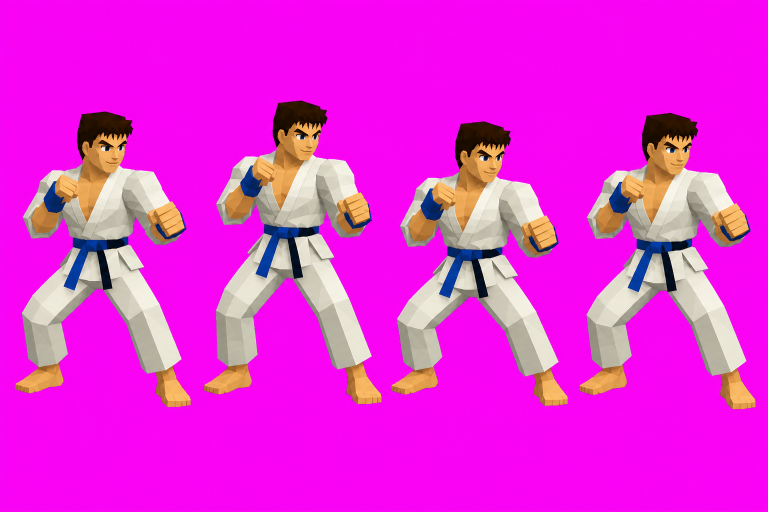
#> input picture dojo-art-raw/fighters/matt/raw_matt_idle_sheet.png, 1536 x 1024 px (shown at 1/2 size); its folder holds 5 pictures in this run
$ python process_matt_sheets.py
#> lines starting #> are read from the running program, lines starting #| are printed output that depends on the picture; after the words box and inside, x2 and y2 are one past the last pixel; in counts of white or black regions, pixels touching at a corner belong together
#> in chroma_key_rgba, rgb is the input picture: shape (1024, 1536, 3); mean R, G, B 231.8, 42.7, 218.1
#!/usr/bin/env python3
"""Slice Matt action sheets: chroma-key magenta, ~512px frames, contact sheet."""

from __future__ import annotations

from collections import deque
from pathlib import Path

import numpy as np
from PIL import Image, ImageDraw, ImageFont

ROOT = Path(__file__).resolve().parent
ANIMS: list[tuple[str, int]] = [
    ("idle", 4),
    ("punch", 4),
    ("kick", 4),
    ("jump", 4),
    ("block", 2),
    ("crouch", 2),
    ("sweep", 4),
]
CANVAS_H = 512
IDLE_TARGET_H = 440
PAD_X = 36
CONTACT_CELL_W = 300
CONTACT_LABEL_H = 40
CONTACT_BG = (18, 18, 22, 255)
CONTACT_FG = (255, 255, 255, 255)


def magenta_mask(rgb: np.ndarray) -> np.ndarray:
    r = rgb[:, :, 0].astype(np.int16)
    g = rgb[:, :, 1].astype(np.int16)
    b = rgb[:, :, 2].astype(np.int16)
    return (r >= 175) & (b >= 170) & (g <= 95) & ((r + b - 2 * g) >= 200)
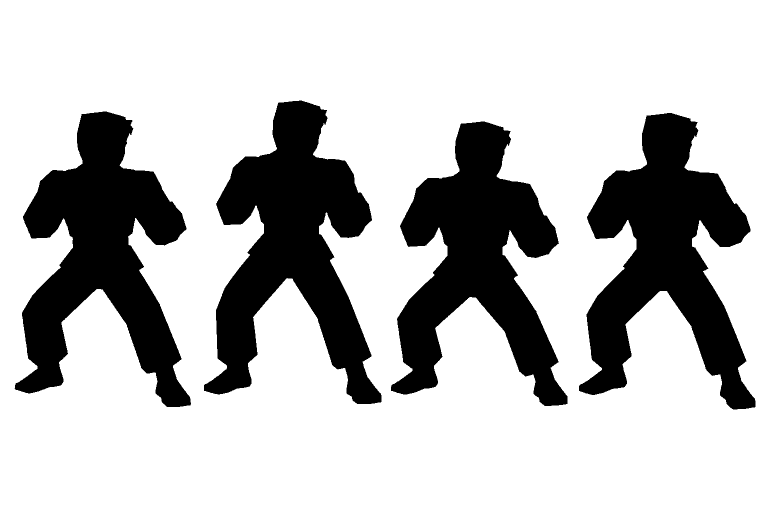
#> returned value: shape (1024, 1536) bool (shown at 1/2 size); 75.1% white; 4 black regions, box (x1, y1, x2, y2) and area: (408, 201, 763, 808) 100258, (1158, 226, 1511, 819) 98506, (29, 223, 382, 814) 98188, (782, 243, 1135, 812) 94865


def chroma_key_rgba(im: Image.Image) -> Image.Image:
    rgb = np.asarray(im.convert("RGB"))
    mag = magenta_mask(rgb)
    alpha = np.where(mag, 0, 255).astype(np.uint8)
    # 1px erode to eat pink fringe.
    padded = np.pad((alpha > 0).astype(np.uint8), 1, mode="constant")
#> padded: shape (1026, 1538); values 0 (black) and 1 (white), 24.8% white; 4 white regions, box (x1, y1, x2, y2) and area: (409, 202, 764, 809) 100258, (1159, 227, 1512, 820) 98506, (30, 224, 383, 815) 98188, (783, 244, 1136, 813) 94865
    eroded = np.ones(alpha.shape, dtype=bool)
    for dy in (0, 1, 2):
        for dx in (0, 1, 2):
            eroded &= padded[dy : dy + alpha.shape[0], dx : dx + alpha.shape[1]].astype(bool)
#> eroded: shape (1024, 1536) bool; 24.1% white; 4 white regions, box (x1, y1, x2, y2) and area: (409, 202, 762, 807) 97042, (1159, 227, 1510, 818) 95310, (31, 224, 381, 813) 94983, (783, 244, 1134, 811) 91762
    alpha = np.where(eroded, 255, 0).astype(np.uint8)
    out = np.zeros((rgb.shape[0], rgb.shape[1], 4), dtype=np.uint8)
    out[:, :, :3] = rgb
    out[:, :, 3] = alpha
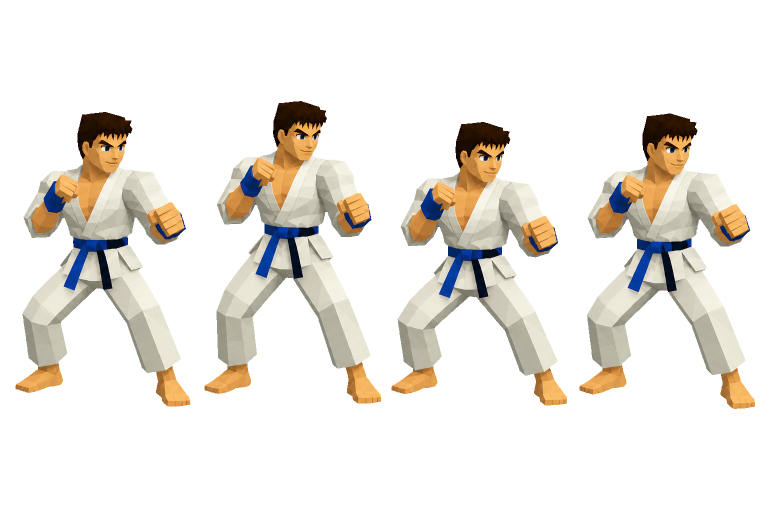
#> out: shape (1024, 1536, 4) (shown at 1/2 size); mean R, G, B, A 231.8, 42.7, 218.1, 61.5; transparent parts drawn white
    r, g, b = out[:, :, 0].astype(np.int16), out[:, :, 1].astype(np.int16), out[:, :, 2].astype(np.int16)
    spill = (alpha > 0) & (r >= 160) & (b >= 160) & (g <= 120)
#> spill: shape (1024, 1536) bool; every value is 0
    if spill.any():
        out[:, :, 0] = np.where(spill, np.clip((r + g) // 2, 0, 255), out[:, :, 0])
        out[:, :, 2] = np.where(spill, np.clip((b + g) // 2, 0, 255), out[:, :, 2])
    return Image.fromarray(out, "RGBA")


def core_flood_owners(opaque: np.ndarray, count: int) -> np.ndarray:
    """Assign overflowed limbs to the character whose torso-core they connect to."""
#> called with count = 4
    h, w = opaque.shape
#> h = 1024; w = 1536
    pw = w // count
#> pw = 384
    margin = max(8, int(pw * 0.22))
#> margin = 84
    owned = np.zeros((h, w), dtype=np.int16)
    seeds: list[list[tuple[int, int]]] = [[] for _ in range(count)]
    for i in range(count):
        x0 = i * pw + margin
        x1 = (i + 1) * pw - margin
        ys, xs = np.where(opaque[:, x0:x1])
        if len(xs) == 0:
            # Fall back to full column if the core is empty.
            ys, xs = np.where(opaque[:, i * pw : (i + 1) * pw])
            x0 = i * pw
        owned[ys, xs + x0] = i + 1
        # Seed from a sparse subset so the queue stays small.
        if len(xs) > 0:
            step = max(1, len(xs) // 400)
            for y, x in zip(ys[::step], xs[::step]):
                seeds[i].append((int(y), int(x + x0)))
#> this loop made 4 passes
#> step on passes 1 to 4: 177, 184, 170, 175

    neigh = ((-1, 0), (1, 0), (0, -1), (0, 1))
    for i, seed_list in enumerate(seeds):
        q = deque(seed_list)
        cid = i + 1
        while q:
            y, x = q.popleft()
            for dy, dx in neigh:
                ny, nx = y + dy, x + dx
                if ny < 0 or ny >= h or nx < 0 or nx >= w:
                    continue
                if not opaque[ny, nx] or owned[ny, nx] != 0:
                    continue
                owned[ny, nx] = cid
                q.append((ny, nx))
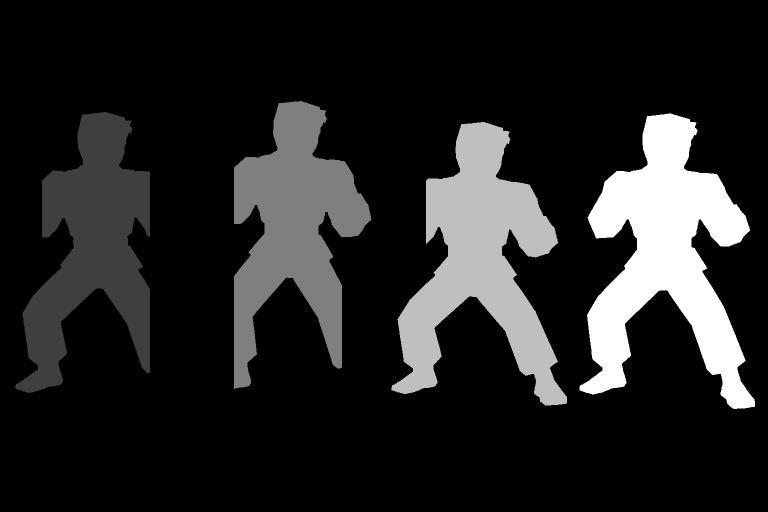
#> owned: shape (1024, 1536) int16 (shown at 1/2 size); min 0, max 4, mean 0.559; drawn with min black and max white
    return owned


def extract_panel_images(sheet: Image.Image, count: int) -> list[dict]:
    keyed = chroma_key_rgba(sheet)
    arr = np.asarray(keyed)
    opaque = arr[:, :, 3] > 8
    owned = core_flood_owners(opaque, count)
    rows = []
    h, w = opaque.shape
#> h = 1024; w = 1536
    for i in range(count):
        mask = owned == (i + 1)
        # Drop tiny islands / leftover panel bleed.
        ys, xs = np.where(mask)
        if len(xs) < 80:
            raise RuntimeError(f"Panel {i} has too few owned pixels ({len(xs)})")
        x0, x1 = int(xs.min()), int(xs.max()) + 1
        y0, y1 = int(ys.min()), int(ys.max()) + 1
        # Extra pad.
        pad = 6
        x0, y0 = max(0, x0 - pad), max(0, y0 - pad)
        x1, y1 = min(w, x1 + pad), min(h, y1 + pad)
        crop = arr[y0:y1, x0:x1].copy()
        crop_mask = mask[y0:y1, x0:x1]
        crop[:, :, 3] = np.where(crop_mask, crop[:, :, 3], 0)
        # Trim again after mask apply (removes unused pad).
        a = crop[:, :, 3]
        ys2, xs2 = np.where(a > 8)
        x0b, x1b = int(xs2.min()), int(xs2.max()) + 1
        y0b, y1b = int(ys2.min()), int(ys2.max()) + 1
        crop = crop[y0b:y1b, x0b:x1b]
        rows.append(
            {
                "image": Image.fromarray(crop, "RGBA"),
                "cw": crop.shape[1],
                "ch": crop.shape[0],
                "top": y0 + y0b,
                "bottom": y0 + y1b,
                "sheet_h": h,
            }
        )
#> this loop made 4 passes
#> (x0, x1, y0, y1, x1b, y1b) on passes 1 to 4: (25, 306, 218, 792, 275, 568), (462, 749, 196, 784, 281, 582), (777, 1140, 238, 817, 357, 573), (1153, 1516, 221, 824, 357, 597)
#> pass 1, in extract_panel_images, `crop_mask = mask[y0:y1, x0:x1]`:
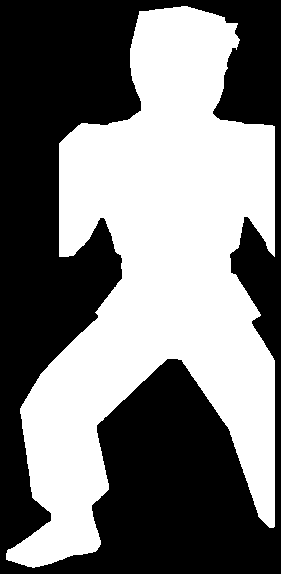
#> crop_mask: shape (574, 281) bool; 47.8% white; 1 white region, box (x1, y1, x2, y2) and area: (6, 6, 275, 568) 77153
#> after the loop:
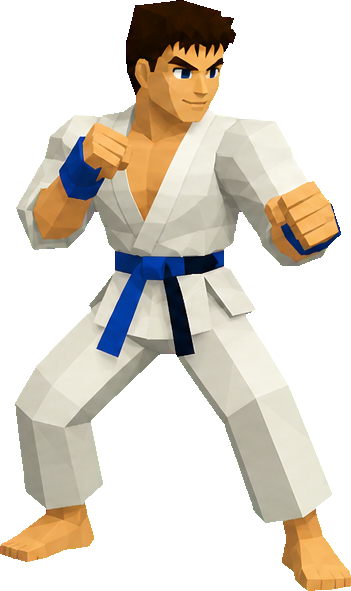
#> crop: shape (591, 351, 4); mean R, G, B, A 216.2, 79, 194.7, 117.2; transparent parts drawn white
#> after the loop:
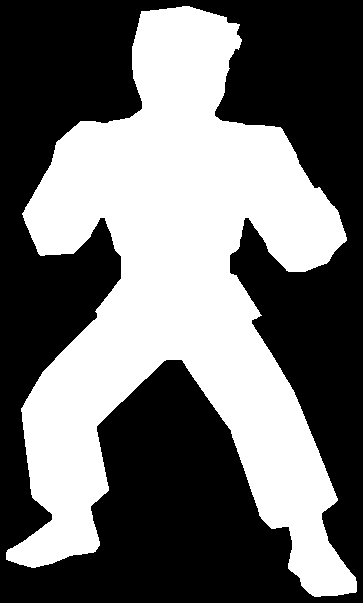
#> crop_mask: shape (603, 363) bool; 43.5% white; 1 white region, box (x1, y1, x2, y2) and area: (6, 6, 357, 597) 95310
#> after the loop:
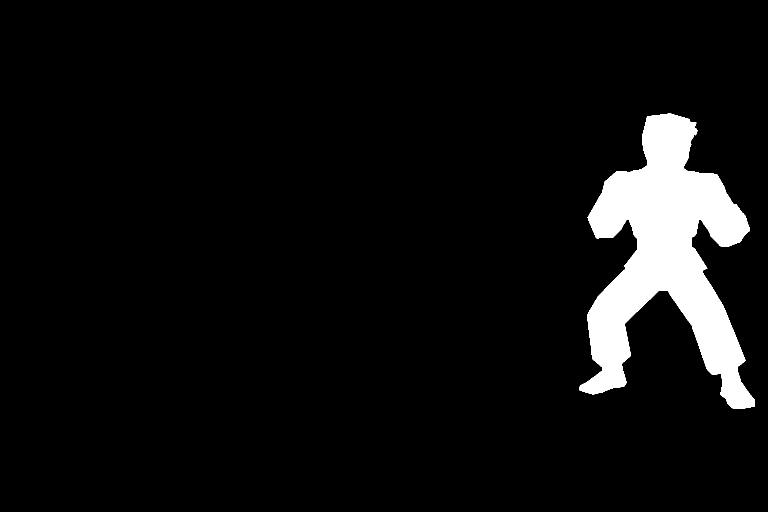
#> mask: shape (1024, 1536) bool (shown at 1/2 size); 6.1% white; 1 white region, box (x1, y1, x2, y2) and area: (1159, 227, 1510, 818) 95310
#> after the loop, rows = 4 items
    return rows


def compose_frame(crop: Image.Image, scale: float, canvas_w: int, canvas_h: int, dest_bottom: int) -> Image.Image:
    nw = max(1, int(round(crop.width * scale)))
    nh = max(1, int(round(crop.height * scale)))
    # Never exceed canvas; shrink this frame only if needed (block was oversized).
    fit = min(1.0, (canvas_h - 2) / nh, (canvas_w - 8) / nw)
    if fit < 1.0:
        nw = max(1, int(round(nw * fit)))
        nh = max(1, int(round(nh * fit)))
    scaled = crop.resize((nw, nh), Image.Resampling.LANCZOS)
    canvas = Image.new("RGBA", (canvas_w, canvas_h), (0, 0, 0, 0))
    x = (canvas_w - nw) // 2
    y = dest_bottom - nh
    y = max(0, min(y, canvas_h - nh))
    x = max(0, min(x, canvas_w - nw))
    canvas.paste(scaled, (x, y), scaled)
    return canvas


def label_font(size: int) -> ImageFont.ImageFont:
    for path in (
        "/usr/share/fonts/truetype/dejavu/DejaVuSans-Bold.ttf",
        "/usr/share/fonts/truetype/dejavu/DejaVuSans.ttf",
        "/usr/share/fonts/truetype/liberation/LiberationSans-Bold.ttf",
    ):
        if Path(path).exists():
            return ImageFont.truetype(path, size)
    return ImageFont.load_default()


def main() -> None:
    measured: dict[str, list[dict]] = {}
    for anim, count in ANIMS:
        path = ROOT / f"raw_matt_{anim}_sheet.png"
        measured[anim] = extract_panel_images(Image.open(path), count)
        print(f"{anim}: heights {[r['ch'] for r in measured[anim]]} widths {[r['cw'] for r in measured[anim]]}")
#| idle: heights [562, 576, 567, 591] widths [269, 275, 351, 351]

    idle_h = measured["idle"][0]["ch"]
    max_ch = max(r["ch"] for rows in measured.values() for r in rows)
    scale = min(IDLE_TARGET_H / idle_h, (CANVAS_H - 8) / max_ch)
    print(f"idle_h={idle_h} max_ch={max_ch} scale={scale:.4f}")

    max_scaled_w = max(int(round(r["cw"] * scale)) for rows in measured.values() for r in rows)
    canvas_w = max(512, max_scaled_w + PAD_X * 2)
    canvas_h = CANVAS_H
    print(f"canvas={canvas_w}x{canvas_h}")

    frames: dict[str, list[Image.Image]] = {}
    for anim, rows in measured.items():
        max_bottom = max(r["bottom"] for r in rows)
        anim_frames = []
        for i, r in enumerate(rows):
            if anim == "jump":
                lift = int(round((max_bottom - r["bottom"]) * scale))
                dest_bottom = canvas_h - lift
            else:
                dest_bottom = canvas_h
            frame = compose_frame(r["image"], scale, canvas_w, canvas_h, dest_bottom)
            out = ROOT / f"fighter_matt_{anim}_{i:02d}.png"
            frame.save(out, "PNG")
            anim_frames.append(frame)
            print(f"  wrote {out.name} {frame.size} dest_bottom={dest_bottom} src={r['cw']}x{r['ch']}")
        frames[anim] = anim_frames

    cols = 4
    rows_n = len(ANIMS)
    cell_w = CONTACT_CELL_W
    cell_h = CANVAS_H
    sheet_w = cols * cell_w + 32
    sheet_h = rows_n * (cell_h + CONTACT_LABEL_H) + 28
    contact = Image.new("RGBA", (sheet_w, sheet_h), CONTACT_BG)
    draw = ImageDraw.Draw(contact)
    font = label_font(22)
    idx_font = label_font(18)

    for ri, (anim, count) in enumerate(ANIMS):
        y0 = 14 + ri * (cell_h + CONTACT_LABEL_H)
        draw.text((16, y0 + 6), f"MATT  {anim.upper()}  ×{count}", font=font, fill=CONTACT_FG)
        for ci, fr in enumerate(frames[anim]):
            fit_h = cell_h - 10
            fit_w = cell_w - 10
            scale_fit = min(fit_w / fr.width, fit_h / fr.height)
            nw = max(1, int(fr.width * scale_fit))
            nh = max(1, int(fr.height * scale_fit))
            thumb = fr.resize((nw, nh), Image.Resampling.LANCZOS)
            cell = Image.new("RGBA", (nw, nh), (28, 28, 34, 255))
            cell = Image.alpha_composite(cell, thumb)
            cx = 16 + ci * cell_w + (cell_w - nw) // 2
            cy = y0 + CONTACT_LABEL_H + (fit_h - nh)
            contact.paste(cell, (cx, cy), cell)
            draw.text(
                (16 + ci * cell_w + 8, y0 + CONTACT_LABEL_H - 2),
                f"{ci:02d}",
                font=idx_font,
                fill=(180, 180, 190, 255),
            )

    contact_path = ROOT / "matt_contact_sheet.png"
    contact.convert("RGB").save(contact_path, "PNG")
    print(f"contact {contact_path} {contact.size}")


if __name__ == "__main__":
#> (the run stopped early here; a loop or call above may not have finished)
